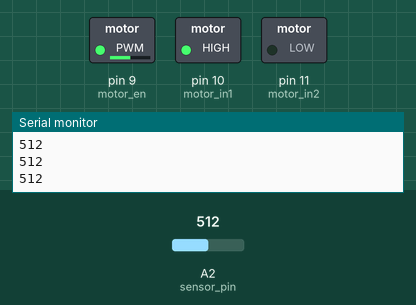
Simulated run of this sketch. Board: Arduino Uno, built with avr-gcc and run on an emulated ATmega328P. Parts: switched loads named in the sketch (green lamp = pin HIGH), the last lines printed to the serial monitor. The inputs (shaded band) are chosen by the test bench; at power-on: A2 (sensor_pin) = 512.

Above: at 1.2 s.
1.3 s: A2 (sensor_pin) set to 894
2.8 s: A2 (sensor_pin) set to 912
At 3.8 s:
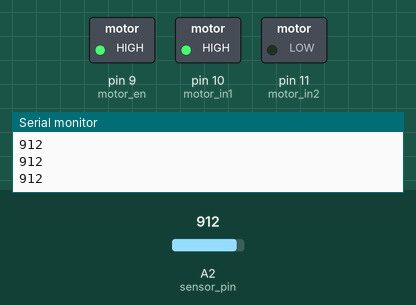
4.3 s: A2 (sensor_pin) set to 900
At 4.8 s:
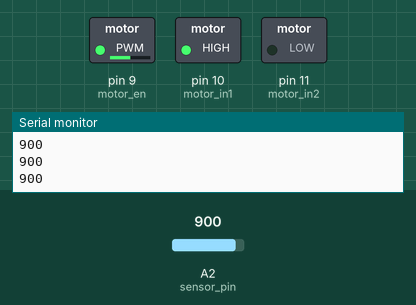
5.8 s: A2 (sensor_pin) set to 1023
At 6.1 s:
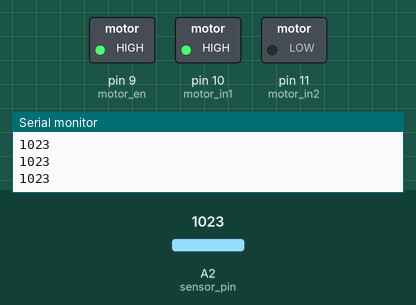
Timing chart, 0 to 8.3 s (numbered marks = the images above; inputs shaded):
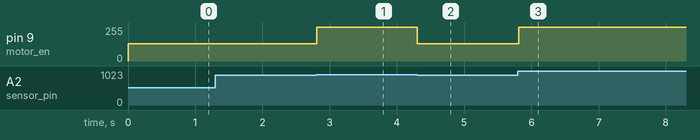

The sketch:

demo1.ino
```cpp
/* demo1 */

// Define Arduino Pin and variables
int motor_en = 9;
int motor_in1 = 10;
int motor_in2 = 11;
int sensor_pin = A2;  // pre-defined A2 as an integer in arduino lib
int sensorRead;       // 10 bit ADC value

int spd_th1 = 900;
int spd_th2 = 500;


void setup() {
  // put your setup code here, to run once:

  Serial.begin(9600);
  pinMode(motor_en,OUTPUT);    // Motor_EN
  pinMode(motor_in1,OUTPUT);   // Motor_IN1
  pinMode(motor_in2,OUTPUT);   // Motor_IN2
  pinMode(sensor_pin,INPUT);    // Sensor V_Out1

  // set motor rotate direction
  digitalWrite(motor_in1,HIGH);
  digitalWrite(motor_in2,LOW);
  analogWrite(motor_en,255);    // 100% Duty Cycle PWM

  // Attach Interrupt to IO pins
  // attachInterrupt(digitalPinToInterrupt(pin_number), isr_functionhandle, CHANGE);
}

void loop() {
  // put your main code here, to run repeatedly:

  // read sensor
  sensorRead = analogRead(A2);
  Serial.println(sensorRead);

  // Set Motor Speed
  if(sensorRead > spd_th1 ){
    analogWrite(motor_en,255);
  }else if (sensorRead > spd_th2){
    analogWrite(motor_en,128);
  }else{
    analogWrite(motor_en,90);
  }

}
```

Measured:
- the behaviour switches between 900 and 901 on A2 (sensor_pin) (found by bisection; images 0 and 1)
- after the input at 2.8 s, pin 9 (motor_en): 128/255 → 255/255 at once
- after the input at 4.3 s, pin 9 (motor_en): 255/255 → 128/255 at once
- after the input at 5.8 s, pin 9 (motor_en): 128/255 → 255/255 at once
